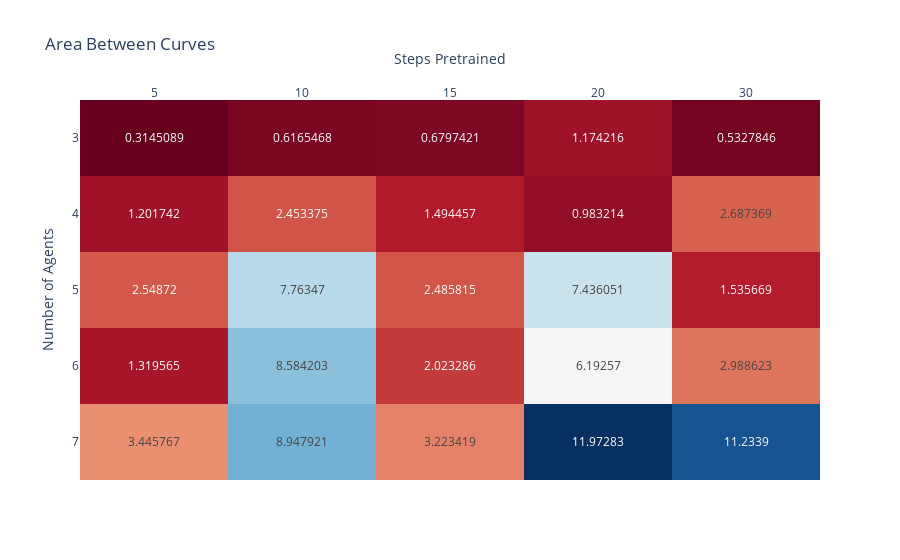

Notebook source saved alongside this figure:
### Markdown cell above
## For Level Based Foraging

### Code cell
data = []
for num_agents in range(3,8):
    base_x, base_mean, retrain_results = plot_avg_retrain(
        num_agents, env="LBF", show=False, pre_agents=2,
        path=['foraging-base_history.csv','forage-scale-2_history.csv'], 
        write=False,
        )
    z = base_mean.values.min()
    base_mean = base_mean.values - z

    for steps in retrain_results.steps_pretrained.unique():
        if steps < 500:
            res = retrain_results[retrain_results.steps_pretrained==steps
                                ]['per_agent_erm'].values - z
            a = int(steps/num_agents)
            b = min(a+len(res), len(base_mean))
            dif = res[:b-a] - base_mean[a:b]
            auc = dif.cumsum().max() * num_agents

            data.append({
                'Number of Agents': num_agents,
                'Steps Pretrained': steps,
                'Area Under Curve': auc,
            })

import plotly.express as px

df = pd.DataFrame(data)
piv = df.pivot(index="Number of Agents", columns="Steps Pretrained")

fig = px.imshow(piv.values, text_auto=True, title="Area Between Curves",
                labels=dict(x="Steps Pretrained", y="Number of Agents"),
                color_continuous_scale='RdBu', 
                x=[f"{s}" for _,s in piv.columns.values],
                y=piv.index.values
                )
fig.update_coloraxes(showscale=False)
fig.update_xaxes(side="top")
fig.show()
# fig.write_image("LBF-AUCs.png")

### Figure 1 — Plotly figure (JSON) as saved in the notebook; plotly's stock layout.template omitted (floating-point values rounded to 4 significant figures)
{"data": [{"coloraxis": "coloraxis", "hovertemplate": "Steps Pretrained: %{x}<br>Number of Agents: %{y}<br>color: %{z}<extra></extra>", "name": "0", "texttemplate": "%{z}", "type": "heatmap", "x": ["5", "10", "15", "20", "30"], "xaxis": "x", "y": [3, 4, 5, 6, 7], "yaxis": "y", "z": [[0.3145, 0.6165, 0.6797, 1.174, 0.5328], [1.202, 2.453, 1.494, 0.9832, 2.687], [2.549, 7.763, 2.486, 7.436, 1.536], [1.32, 8.584, 2.023, 6.193, 2.989], [3.446, 8.948, 3.223, 11.97, 11.23]]}], "layout": {"coloraxis": {"colorscale": [[0, "rgb(103,0,31)"], [0.1, "rgb(178,24,43)"], [0.2, "rgb(214,96,77)"], [0.3, "rgb(244,165,130)"], [0.4, "rgb(253,219,199)"], [0.5, "rgb(247,247,247)"], [0.6, "rgb(209,229,240)"], [0.7, "rgb(146,197,222)"], [0.8, "rgb(67,147,195)"], [0.9, "rgb(33,102,172)"], [1, "rgb(5,48,97)"]], "showscale": false}, "title": {"text": "Area Between Curves"}, "xaxis": {"anchor": "y", "constrain": "domain", "domain": [0, 1], "scaleanchor": "y", "side": "top", "title": {"text": "Steps Pretrained"}}, "yaxis": {"anchor": "x", "autorange": "reversed", "constrain": "domain", "domain": [0, 1], "title": {"text": "Number of Agents"}}}}
